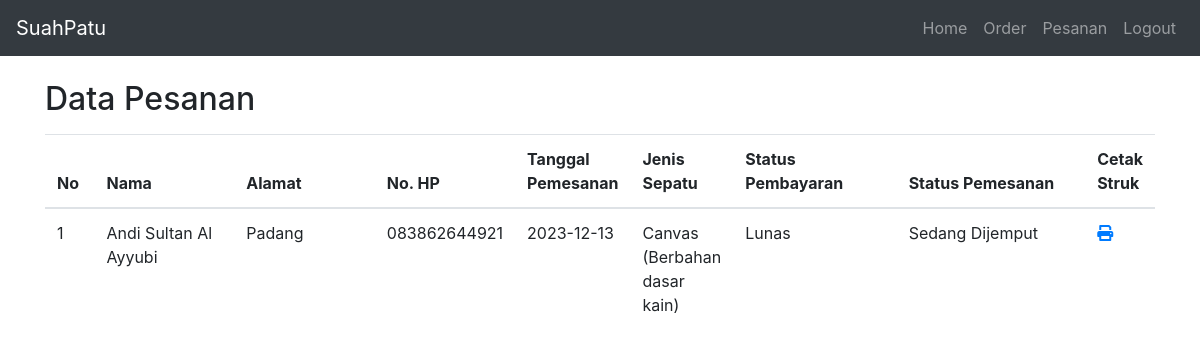
Page /pesanan.php (signed in) on the committed database.
### tables this page shows
CREATE TABLE `transaksi` (
  `id` int(11) NOT NULL,
  `id_pesanan` int(11) NOT NULL,
  `nama` varchar(50) NOT NULL,
  `alamat` varchar(255) NOT NULL,
  `nohp` varchar(50) NOT NULL,
  `namapaket` varchar(20) NOT NULL,
  `metode` varchar(25) NOT NULL,
  `totalbayar` varchar(50) NOT NULL,
  `buktibayar` varchar(50) NOT NULL,
  `jenis_sepatu` varchar(255) NOT NULL,
  `tanggal` date NOT NULL,
  `status_pesanan` varchar(25) NOT NULL,
  `status_pembayaran` varchar(25) NOT NULL
);

### pesanan.php (the view, shortened to what this page needs)
<?php
include("headerpelanggan.php");
if (isset($_SESSION['pelanggan_login_id'])) {
    $login_id = $_SESSION['pelanggan_login_id'];
} else {
    header("location: login.php");
    exit();
}
?>
<!DOCTYPE html>
<html lang="en">
<head>
  <link rel="stylesheet" href="https://stackpath.bootstrapcdn.com/bootstrap/4.5.2/css/bootstrap.min.css">
  <link rel="stylesheet" href="https://cdnjs.cloudflare.com/ajax/libs/font-awesome/6.0.0/css/all.min.css">
</head>
<body>
<div class="container mt-4">
  <h2>Data Pesanan</h2>
  <table class="table mt-3">
  <thead>
      <tr>
        <th scope="col" style="width: 50px;">No</th>
        <th scope="col" style="width: 150px;">Nama</th>
        <th scope="col" style="width: 150px;">Alamat</th>
        <th scope="col" style="width: 70px;">No. HP</th>
        <th scope="col" style="width: 80px;">Tanggal Pemesanan</th>
        <th scope="col" style="width: 100px;">Jenis Sepatu</th>
        <th scope="col" style="width: 170px;">Status Pembayaran</th>
        <th scope="col" style="width: 200px;">Status Pemesanan</th>
        <th scope="col">Cetak Struk</th>
      </tr>
    </thead>
    <tbody>
    <?php
    $query = "SELECT * FROM transaksi WHERE id_pesanan = $login_id";
    $result = mysqli_query($koneksi, $query);
    $counter = 1;
    while ($row = mysqli_fetch_assoc($result)) {
        echo "<tr>";
        echo "<td>" . $counter++ . "</td>";
        echo "<td>" . $row['nama'] . "</td>";
        echo "<td>" . $row['alamat'] . "</td>";
        echo "<td>" . $row['nohp'] . "</td>";
        echo "<td>" . $row['tanggal'] . "</td>";
        echo "<td>" . $row['jenis_sepatu'] . "</td>";
        echo "<td>" . $row['status_pembayaran'] . "</td>";
        echo "<td>" . $row['status_pesanan'] . "</td>";
        echo "<td><a href='cetak_struk.php?id=" . $row['id'] . "' target='_blank' title='Cetak'><i class='fa-solid fa-print'></i></a></td>";
        echo "</tr>";
    }
    ?>
</tbody>
  </table>
</div>
</body>
</html>

### headerpelanggan.php (style rules this page uses)
body { padding-top: 56px; }

### pesanan.php (style rules this page uses)
body { padding-top: 56px; }

### rows in the picture
transaksi: nama "Andi Sultan Al Ayyubi", alamat "Padang", nohp "083862644921", tanggal "2023-12-13", jenis_sepatu "Canvas (Berbahan dasar kain)", status_pembayaran "Lunas", status_pesanan "Sedang Dijemput"
